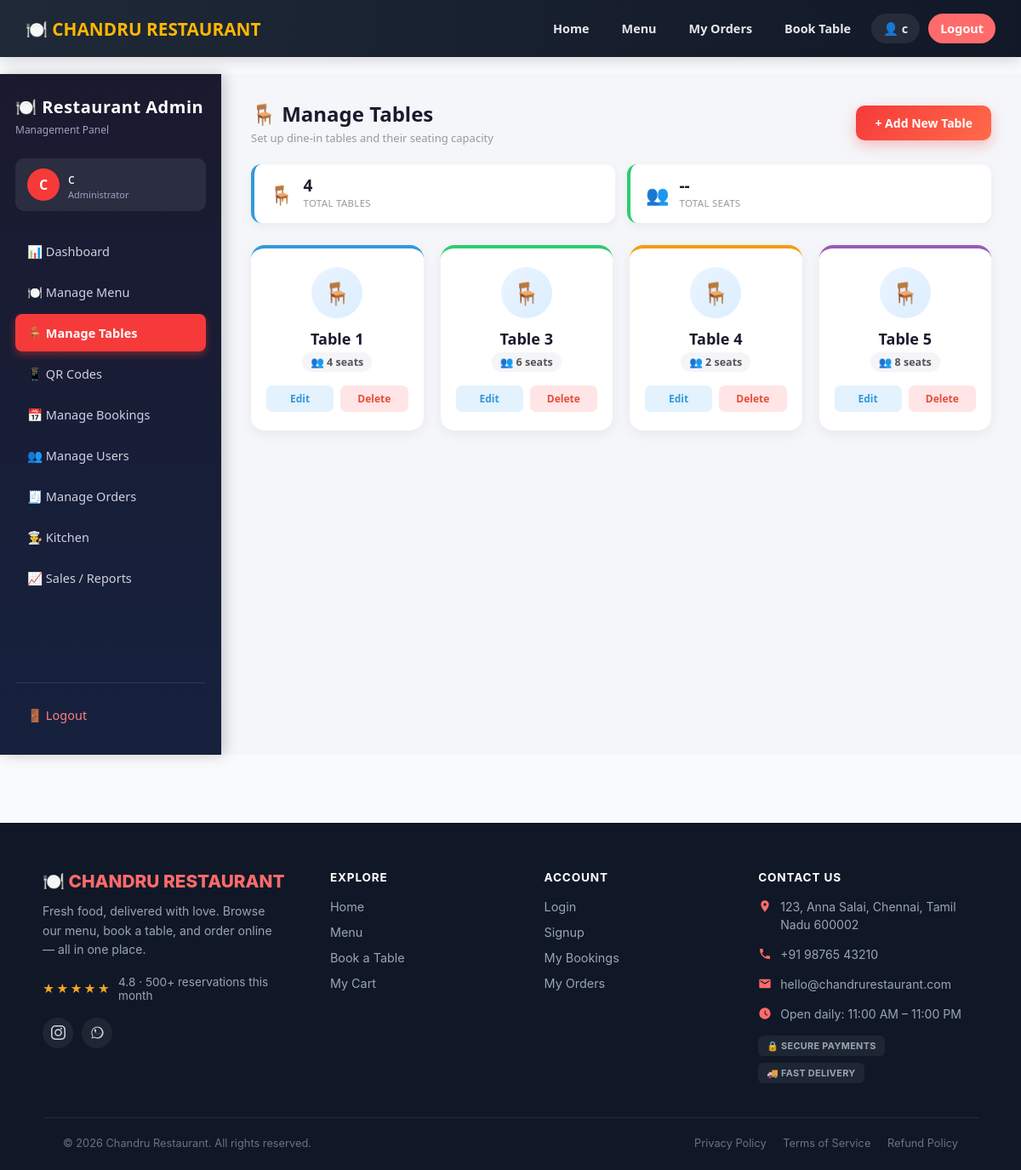
Screenshot of /dashboard/tables/ (signed in) with the database file from the repository.
### booking/models.py (models this page shows, shortened)
class Table(models.Model):
    number = models.PositiveIntegerField(unique=True)
    capacity = models.PositiveIntegerField()

### dashboard/views.py (the view)
# urls.py: path('tables/', views.manage_tables, name='manage_tables'),
@admin_required
def manage_tables(request):
    return render(request, 'dashboard/manage_tables.html', {'tables': Table.objects.all()})

### templates/dashboard/manage_tables.html (shortened to what this page needs)
{% extends "dashboard/base_admin.html" %}
{% block admin_content %}
<div class="page-header">
  <div>
    <h2>🪑 Manage Tables</h2>
    <p>Set up dine-in tables and their seating capacity</p>
  </div>
  <a href="{% url 'dashboard:add_table' %}" class="btn-add">+ Add New Table</a>
</div>
<div class="stats-strip">
  <div class="mini-stat">
    <div class="emoji">🪑</div>
    <div><div class="num">{{ tables|length }}</div><div class="lbl">Total Tables</div></div>
  </div>
  <div class="mini-stat">
    <div class="emoji">👥</div>
    <div><div class="num">{{ total_capacity|default:"--" }}</div><div class="lbl">Total Seats</div></div>
  </div>
</div>
<div class="tables-grid">
  {% for table in tables %}
  <div class="table-card">
    <div class="table-icon">🪑</div>
    <div class="table-number">Table {{ table.number }}</div>
    <div class="table-capacity">
      <span class="seat-badge">👥 {{ table.capacity }} seats</span>
    </div>
    <div class="table-actions">
      <a href="{% url 'dashboard:edit_table' table.pk %}" class="edit-link">Edit</a>
      <a href="{% url 'dashboard:delete_table' table.pk %}" class="delete-link" onclick="return confirm('Delete Table {{ table.number }}?')">Delete</a>
    </div>
  </div>
  {% empty %}
  <div class="empty-state">
    <div class="big-emoji">🪑</div>
    <p>No tables added yet.</p>
    <a href="{% url 'dashboard:add_table' %}" class="btn-add">+ Add Your First Table</a>
  </div>
  {% endfor %}
</div>
{% endblock %}

### templates/dashboard/base_admin.html (shortened to what this page needs)
{% extends "base.html" %}
{% block content %}
<div class="admin-wrapper">
  <nav class="admin-sidebar">
    <h2>🍽️ Restaurant Admin</h2>
    <div class="subtitle">Management Panel</div>
    <div class="admin-user-card">
      <div class="avatar">{{ request.user.username|slice:":1"|upper }}</div>
      <div class="info">
        {{ request.user.username }}
        <small>Administrator</small>
      </div>
    </div>
    <div class="admin-nav">
      <a href="{% url 'dashboard:admin_home' %}" class="{% if request.resolver_match.url_name == 'admin_home' %}active{% endif %}">📊 Dashboard</a>
      <a href="{% url 'dashboard:manage_menu' %}" class="{% if request.resolver_match.url_name == 'manage_menu' %}active{% endif %}">🍽️ Manage Menu</a>
      <a href="{% url 'dashboard:manage_tables' %}" class="{% if request.resolver_match.url_name == 'manage_tables' %}active{% endif %}">🪑 Manage Tables</a>
      <a href="{% url 'dashboard:table_qr_codes' %}" class="{% if request.resolver_match.url_name == 'table_qr_codes' %}active{% endif %}">📱 QR Codes</a>
      <a href="{% url 'dashboard:manage_bookings' %}" class="{% if request.resolver_match.url_name == 'manage_bookings' %}active{% endif %}">📅 Manage Bookings</a>
      <a href="{% url 'dashboard:manage_users' %}" class="{% if request.resolver_match.url_name == 'manage_users' %}active{% endif %}">👥 Manage Users</a>
      <a href="{% url 'dashboard:manage_orders' %}" class="{% if request.resolver_match.url_name == 'manage_orders' %}active{% endif %}">🧾 Manage Orders</a>
      <a href="{% url 'dashboard:kitchen_dashboard' %}" class="{% if request.resolver_match.url_name == 'kitchen_dashboard' %}active{% endif %}">👨‍🍳 Kitchen</a>
      <a href="{% url 'dashboard:sales_reports' %}" class="{% if request.resolver_match.url_name == 'sales_reports' %}active{% endif %}">📈 Sales / Reports</a>
    </div>
    <div class="admin-logout">
      <a href="{% url 'accounts:logout' %}">🚪 Logout</a>
    </div>
  </nav>
  <main class="admin-main">
    {% block admin_content %}{% endblock %}
  </main>
</div>
{% endblock %}

### templates/includes/navbar.html (shortened to what this page needs)
<nav class="navbar">
    <a href="{% url 'home' %}" class="brand">🍽️ CHANDRU RESTAURANT</a>
    <div class="nav-links">
        <a href="{% url 'home' %}">Home</a>
        <a href="{% url 'menu_list' %}">Menu</a>
        {% if user.is_authenticated %}
            <a href="{% url 'orders:order_history' %}">My Orders</a>
            <a href="{% url 'book_table' %}">Book Table</a>
            <a href="{% url 'accounts:profile' %}" class="nav-profile">
                👤 {{ user.get_full_name|default:user.username }}
            </a>
            <a href="{% url 'accounts:logout' %}" class="nav-cta">Logout</a>
        {% else %}
            <a href="{% url 'accounts:login' %}">Login</a>
            <a href="{% url 'accounts:signup' %}" class="nav-cta">Signup</a>
        {% endif %}
    </div>
</nav>

### static/css/style.css (style rules this page uses)
* { margin: 0; padding: 0; box-sizing: border-box; }
body { font-family: 'Segoe UI', sans-serif; background-color: #f9fafb; color: #1f2937; }
a { text-decoration: none; }

### templates/includes/navbar.html (style rules this page uses)
.navbar { display: flex; justify-content: space-between; align-items: center; background: linear-gradient(90deg, #1f2937, #111827); padding: 16px 30px; flex-wrap: wrap; box-shadow: 0 4px 15px rgba(0,0,0,0.15); }
.navbar a { text-decoration: none; }
.navbar .brand { font-size: 1.3rem; font-weight: 800; color: #ffb703; text-decoration: none; }
.nav-links { display: flex; gap: 10px; align-items: center; flex-wrap: wrap; }
.nav-links a { color: #e5e7eb; font-weight: 600; font-size: 0.9rem; padding: 8px 14px; border-radius: 20px; text-decoration: none; transition: background-color 0.2s, color 0.2s; white-space: nowrap; }
.nav-links a.nav-cta { background-color: #ff6b6b; color: #fff; }
.nav-links a.nav-profile { background-color: rgba(255, 255, 255, 0.08); display: flex; align-items: center; gap: 6px; }

### templates/dashboard/base_admin.html (style rules this page uses)
.admin-wrapper { display: flex; min-height: 100vh; font-family: 'Segoe UI', sans-serif; background: #f4f6f9; width: 100vw; margin-left: calc(-50vw + 50%); margin-right: calc(-50vw + 50%); }
.admin-sidebar { width: 260px; background: linear-gradient(180deg, #1a1a2e 0%, #16213e 100%); color: #fff; padding: 25px 18px; box-shadow: 4px 0 15px rgba(0,0,0,0.2); display: flex; flex-direction: column; flex-shrink: 0; }
.admin-sidebar h2 { font-size: 20px; font-weight: 700; margin-bottom: 5px; letter-spacing: 0.5px; }
.admin-sidebar .subtitle { font-size: 12px; color: #a0a0c0; margin-bottom: 25px; }
.admin-user-card { background: rgba(255,255,255,0.08); border-radius: 10px; padding: 12px 14px; margin-bottom: 25px; display: flex; align-items: center; gap: 10px; }
.admin-user-card .avatar { width: 38px; height: 38px; border-radius: 50%; background: #F63A3A; display: flex; align-items: center; justify-content: center; font-weight: bold; font-size: 16px; }
.admin-user-card .info small { color: #a0a0c0; display: block; font-size: 11px; }
.admin-nav { display: flex; flex-direction: column; gap: 4px; flex: 1; }
.admin-nav a { color: #d0d0e0; text-decoration: none; padding: 12px 14px; border-radius: 8px; font-size: 14.5px; display: flex; align-items: center; gap: 10px; transition: all 0.2s ease; }
.admin-nav a.active { background: #F63A3A; color: #fff; font-weight: 600; box-shadow: 0 4px 10px rgba(246,58,58,0.4); }
.admin-logout { margin-top: 20px; border-top: 1px solid rgba(255,255,255,0.1); padding-top: 15px; }
.admin-logout a { color: #ff8080; text-decoration: none; padding: 12px 14px; border-radius: 8px; font-size: 14.5px; display: flex; align-items: center; gap: 10px; transition: all 0.2s ease; }
.admin-main { flex: 1; padding: 30px 35px; min-width: 0; }

### rows the page displays
Table: number "1", capacity "4"
Table: number "3", capacity "6"
Table: number "4", capacity "2"
Table: number "5", capacity "8"

### other values shown
{{ user.get_full_name|default:user.username }} "c"
{{ request.user.username|slice:":1"|upper }} "C"
{{ request.user.username }} "c"
{{ tables|length }} "4"
{{ total_capacity|default:"--" }} "--"
